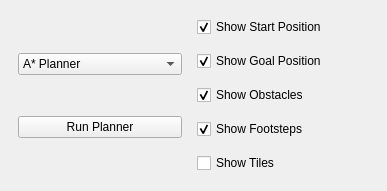
<?xml version="1.0" encoding="UTF-8"?>
<ui version="4.0">
 <class>FootstepPlannerPlugin</class>
 <widget class="QDockWidget" name="FootstepPlannerPlugin">
  <property name="geometry">
   <rect>
    <x>0</x>
    <y>0</y>
    <width>387</width>
    <height>191</height>
   </rect>
  </property>
  <property name="windowTitle">
   <string>Footstep Planner</string>
  </property>
  <widget class="QWidget" name="dockWidgetContents">
   <layout class="QHBoxLayout" name="horizontalLayout">
    <item>
     <widget class="QWidget" name="verticalWidget" native="true">
      <layout class="QVBoxLayout" name="verticalLayout_2">
       <item>
        <widget class="QComboBox" name="PlannerType">
         <item>
          <property name="text">
           <string>A* Planner</string>
          </property>
         </item>
         <item>
          <property name="text">
           <string>R* Planner</string>
          </property>
         </item>
        </widget>
       </item>
       <item>
        <widget class="QPushButton" name="RunPlanner">
         <property name="text">
          <string>Run Planner</string>
         </property>
        </widget>
       </item>
      </layout>
     </widget>
    </item>
    <item>
     <layout class="QVBoxLayout" name="verticalLayout">
      <item>
       <widget class="QCheckBox" name="showStartPosition">
        <property name="text">
         <string>Show Start Position</string>
        </property>
        <property name="checked">
         <bool>true</bool>
        </property>
       </widget>
      </item>
      <item>
       <widget class="QCheckBox" name="showGoalPosition">
        <property name="text">
         <string>Show Goal Position</string>
        </property>
        <property name="checked">
         <bool>true</bool>
        </property>
       </widget>
      </item>
      <item>
       <widget class="QCheckBox" name="showObstacles">
        <property name="text">
         <string>Show Obstacles</string>
        </property>
        <property name="checked">
         <bool>true</bool>
        </property>
       </widget>
      </item>
      <item>
       <widget class="QCheckBox" name="showFootsteps">
        <property name="text">
         <string>Show Footsteps</string>
        </property>
        <property name="checked">
         <bool>true</bool>
        </property>
       </widget>
      </item>
      <item>
       <widget class="QCheckBox" name="showTiles">
        <property name="text">
         <string>Show Tiles</string>
        </property>
       </widget>
      </item>
     </layout>
    </item>
   </layout>
  </widget>
 </widget>
 <resources/><connections>
  <connection>
   <sender>RunPlanner</sender>
   <signal>clicked()</signal>
   <receiver>FootstepPlannerPlugin</receiver>
   <slot>runPlanner()</slot>
   <hints>
    <hint type="sourcelabel">
     <x>199</x>
     <y>162</y>
    </hint>
    <hint type="destinationlabel">
     <x>199</x>
     <y>149</y>
    </hint>
   </hints>
  </connection>
 </connections>
 <slots>
  <slot>runPlanner()</slot>
 </slots>
</ui>
